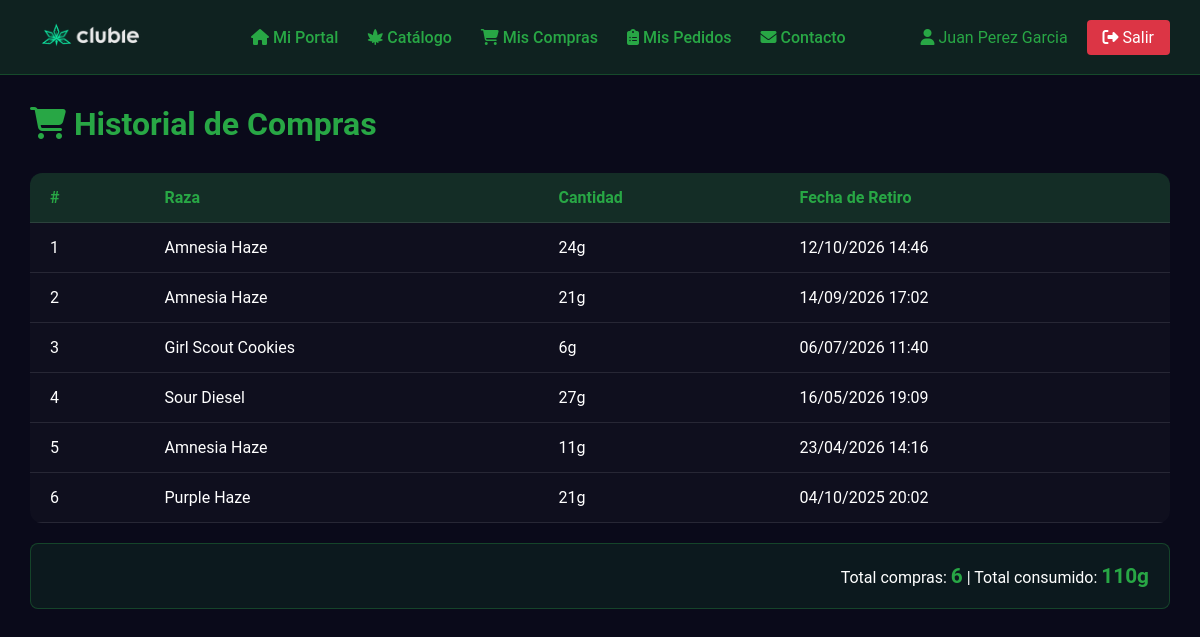
Screenshot of /portal-miembro/compras (signed in) with the database file from the repository.
### clases.py (models this page shows, shortened)
class User(db.Model):
    cedula = db.Column(db.Integer, unique=True, nullable=False, primary_key=True)
    name = db.Column(db.String(30), nullable=False)
    telefono = db.Column(db.Integer, nullable=False, unique=True)
    email = db.Column(db.String(30), nullable=False, unique=True)
    fecha_registro = db.Column(db.DateTime, default=datetime.now)
    ventas = db.relationship('Ventas', backref='usuario', lazy=True)

class Ventas(db.Model):
    idventas = db.Column(db.Integer, primary_key=True, nullable=False, autoincrement=True)
    cedula = db.Column(db.Integer, db.ForeignKey('user.cedula'), nullable=False)
    raza = db.Column(db.String(30), nullable=False)
    cantidad = db.Column(db.Integer, nullable=False)
    retiro = db.Column(db.DateTime, default=datetime.now)

### app.py (the view)
@app.route('/portal-miembro/compras')
@member_required
def portal_compras():
    usuario = User.query.filter_by(cedula=current_user.cedula).first()
    compras = Ventas.query.filter_by(cedula=current_user.cedula).order_by(Ventas.retiro.desc()).all()
    total_gramos = sum(c.cantidad for c in compras)
    return render_template('miembro/compras.html',
                           usuario=usuario,
                           compras=compras,
                           total_gramos=total_gramos)

### app.py (called while the page is built)
@login_manager.user_loader
def load_user(user_id):
    if isinstance(user_id, str) and user_id.startswith('member_'):
        member_id = int(user_id.replace('member_', ''))
        return Member.query.get(member_id)
    return Club.query.get(int(user_id))

def member_required(f):
    @wraps(f)
    @login_required
    def decorated_function(*args, **kwargs):
        if not isinstance(current_user, Member):
            flash('Acceso solo para miembros registrados.', 'error')
            return redirect(url_for('login_miembro'))
        return f(*args, **kwargs)
    return decorated_function

### templates/miembro/compras.html (shortened to what this page needs)
<!DOCTYPE html>
<html lang="es">
<head>
</head>
<body>
    <header>
        <div class="logo"><a href="{{ url_for('index') }}"><img
                    src="{{ url_for('static', filename='media/editado.png') }}" alt="Clubie"></a></div>
        <nav>
            <a href="{{ url_for('portal_miembro') }}"><i class="fas fa-home"></i> Mi Portal</a>
            <a href="{{ url_for('portal_catalogo') }}"><i class="fas fa-cannabis"></i> Catálogo</a>
            <a href="{{ url_for('portal_compras') }}"><i class="fas fa-shopping-cart"></i> Mis Compras</a>
            <a href="{{ url_for('portal_mis_pedidos') }}"><i class="fas fa-clipboard-list"></i> Mis Pedidos</a>
            <a href="{{ url_for('portal_contacto') }}"><i class="fas fa-envelope"></i> Contacto</a>
        </nav>
        <div>
            <span style="color:#28a745"><i class="fas fa-user"></i> {{ usuario.name }}</span>
            <a href="{{ url_for('logout_miembro') }}" class="logout-btn"><i class="fas fa-sign-out-alt"></i> Salir</a>
        </div>
    </header>
    <main>
        <h1><i class="fas fa-shopping-cart"></i> Historial de Compras</h1>
        {% if compras %}
        <table class="compras-table">
            <thead>
                <tr>
                    <th>#</th>
                    <th>Raza</th>
                    <th>Cantidad</th>
                    <th>Fecha de Retiro</th>
                </tr>
            </thead>
            <tbody>
                {% for compra in compras %}
                <tr>
                    <td>{{ loop.index }}</td>
                    <td>{{ compra.raza }}</td>
                    <td>{{ compra.cantidad }}g</td>
                    <td>{{ compra.retiro.strftime('%d/%m/%Y %H:%M') if compra.retiro else 'N/A' }}</td>
                </tr>
                {% endfor %}
            </tbody>
        </table>
        <div class="total-box">
            Total compras: <span>{{ compras|length }}</span> |
            Total consumido: <span>{{ total_gramos }}g</span>
        </div>
        {% else %}
        <div class="empty-state">
            <i class="fas fa-shopping-cart"></i>
            <h3>No hay compras registradas</h3>
            <p>Tus compras aparecerán aquí cuando realices retiros en el club.</p>
        </div>
        {% endif %}
    </main>
</body>
</html>

### templates/miembro/compras.html (style rules this page uses)
* { margin: 0; padding: 0; box-sizing: border-box; font-family: "Roboto", sans-serif; }
body { background-color: #0a0a1a; min-height: 100vh; color: #fff; }
header { background: rgba(40, 167, 69, 0.15); border-bottom: 1px solid rgba(40, 167, 69, 0.3); padding: 15px 30px; display: flex; justify-content: space-between; align-items: center; }
header .logo img { height: 40px; }
header nav a { color: #28a745; text-decoration: none; margin-left: 25px; font-weight: 500; }
header .logout-btn { background: #dc3545; color: white; padding: 8px 16px; border-radius: 4px; text-decoration: none; margin-left: 15px; }
main { padding: 30px; max-width: 1200px; margin: 0 auto; }
h1 { color: #28a745; margin-bottom: 30px; }
.compras-table { width: 100%; border-collapse: collapse; background: rgba(255, 255, 255, 0.02); border-radius: 12px; overflow: hidden; }
.compras-table th, .compras-table td { padding: 15px 20px; text-align: left; border-bottom: 1px solid rgba(255, 255, 255, 0.1); }
.compras-table th { background: rgba(40, 167, 69, 0.2); color: #28a745; }
.total-box { background: rgba(40, 167, 69, 0.1); border: 1px solid rgba(40, 167, 69, 0.3); border-radius: 8px; padding: 20px; margin-top: 20px; text-align: right; }
.total-box span { color: #28a745; font-size: 1.3em; font-weight: 600; }

### rows the page displays
User: name "Juan Perez Garcia"
Ventas: raza "Amnesia Haze", cantidad "24", retiro "12/10/2026 14:46"
Ventas: raza "Amnesia Haze", cantidad "21", retiro "14/09/2026 17:02"
Ventas: raza "Girl Scout Cookies", cantidad "6", retiro "06/07/2026 11:40"
Ventas: raza "Sour Diesel", cantidad "27", retiro "16/05/2026 19:09"
Ventas: raza "Amnesia Haze", cantidad "11", retiro "23/04/2026 14:16"
Ventas: raza "Purple Haze", cantidad "21", retiro "04/10/2025 20:02"

### other values shown
{{ compras|length }} "6"
{{ total_gramos }} "110"
